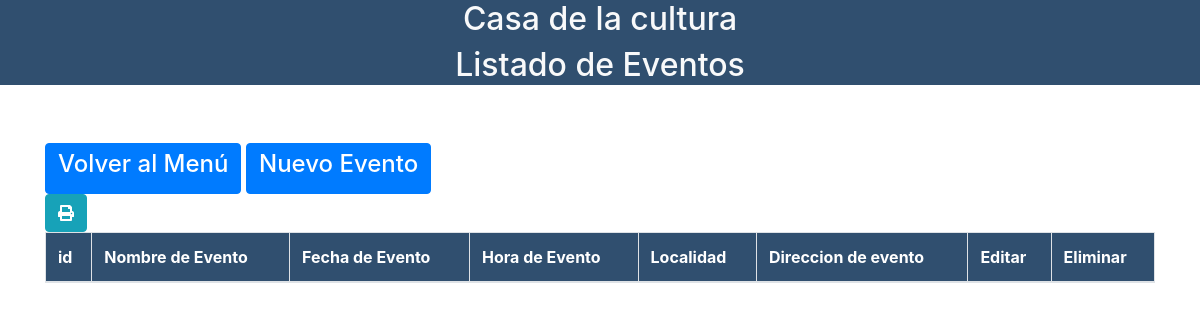
Before: /Ver_evento.php with the older database file.
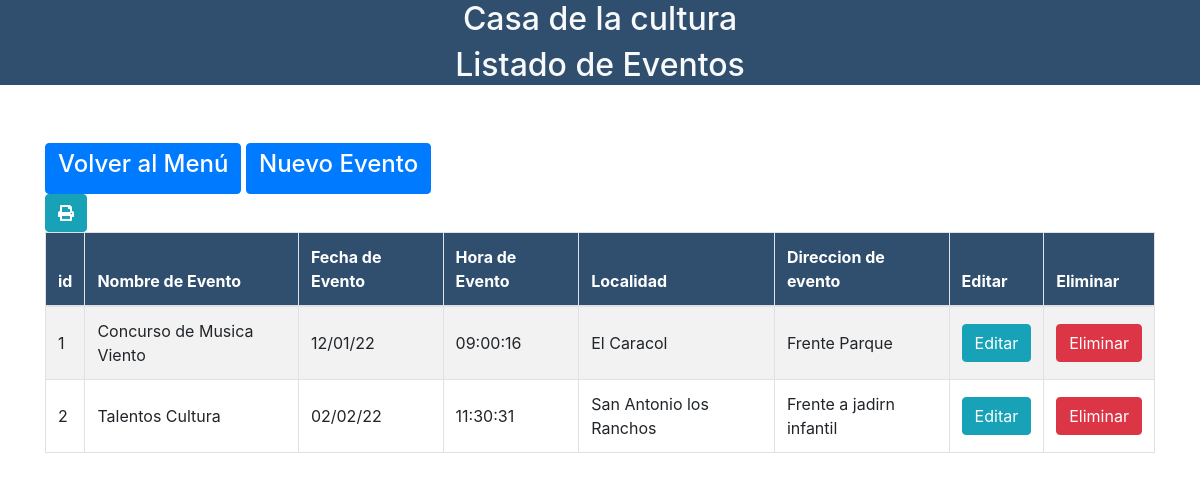
After: the same page with the newer database file.
### tables this page shows
CREATE TABLE `tb_eventos`  (
  `id_evento` int(11) NOT NULL AUTO_INCREMENT,
  `nombre_evento` varchar(100) NULL DEFAULT NULL,
  `fecha_evento` date NULL DEFAULT NULL,
  `hora_evento` time(0) NULL DEFAULT NULL,
  `direccion_evento` text NULL,
  `id_canton` int(11) NULL DEFAULT NULL,
  PRIMARY KEY (`id_evento`) USING BTREE,
  INDEX `fk_canton_eventos`(`id_canton`) USING BTREE,
  CONSTRAINT `fk_canton_eventos` FOREIGN KEY (`id_canton`) REFERENCES `tb_cantones` (`id_canton`) ON DELETE RESTRICT ON UPDATE RESTRICT
);

CREATE TABLE `tb_cantones`  (
  `id_canton` int(11) NOT NULL AUTO_INCREMENT,
  `nombre_canton` varchar(100) NULL DEFAULT NULL,
  `id_municipio` int(11) NULL DEFAULT NULL,
  PRIMARY KEY (`id_canton`) USING BTREE,
  INDEX `fk_municipio_canton`(`id_municipio`) USING BTREE,
  CONSTRAINT `fk_municipio_canton` FOREIGN KEY (`id_municipio`) REFERENCES `tb_municipios` (`id_municipio`) ON DELETE RESTRICT ON UPDATE RESTRICT
);

### Ver_evento.php (the view, shortened to what this page needs)
<?php
$con = conectar();
?>
<!doctype html>
<html lang="en">
<head>
    <link rel="stylesheet" href="tablas_css/bootstrap/css/bootstrap.min.css">
    <link rel="stylesheet" href="tablas_css/main.css">
    <link rel="stylesheet" type="text/css" href="tablas_css/datatables/datatables.min.css" />
    <link rel="stylesheet" type="text/css" href="tablas_css/datatables/DataTables-1.10.18/css/dataTables.bootstrap4.min.css">
    <link rel="stylesheet" href="https://use.fontawesome.com/releases/v5.8.2/css/all.css">
    <link rel="stylesheet" href="./vendor/sweetalert2/dist/sweetalert2.min.css">
</head>
<body>
    <header>
        <h2 class="text-center text-light">Casa de la cultura</h2>
        <h2 class="text-center text-light">Listado de Eventos</h2>
    </header>
    <div style="height:50px"></div>
    <div class="container">
        <a href="./menu_administrador.php" class="btn btn-primary">
            <h4> Volver al Menú </h4>
        </a>
        <a href="./FormRegistrarEvento.php" class="btn btn-primary">
            <h4> Nuevo Evento </h4>
        </a>
            <br>
        <a href="./reporte_eventos.php" class="btn btn-info">
        <i class="fa fa-print"></i>
        </a>
        <br>
        <div class="row">
            <div class="col-lg-12">
                <div class="table-responsive">
                    <table id="example" class="table table-striped table-bordered" cellspacing="0" width="100%">
                        <thead>
                            <tr>
                                <th>id</th>
                                <th>Nombre de Evento</th>
                                <th>Fecha de Evento</th>
                                <th>Hora de Evento</th>
                                <th>Localidad</th>
                                <th>Direccion de evento</th>
                                <th>Editar</th>
                                <th>Eliminar</th>
                            </tr>
                        </thead>
                        <tbody>
                        <?php
                                         $sql="SELECT
                                         c.nombre_canton,
                                         t.id_evento,
                                         t.nombre_evento,
                                         DATE_FORMAT(t.fecha_evento,'%d/%m/%y') AS fecha_evento,
                                         t.hora_evento,
                                         t.direccion_evento
                                     FROM
                                         tb_eventos AS t
                                         INNER JOIN
                                         tb_cantones AS c
                                         ON
                                             t.id_canton = c.id_canton ";
                                         $query=mysqli_query($con,$sql);
                                            while($row=mysqli_fetch_array($query)){
                                        ?>
                                            <tr>
                                                <td><?php  echo $row['id_evento']?></td>
                                                <td><?php  echo $row['nombre_evento']?></td>
                                                <td><?php  echo $row['fecha_evento']?></td>
                                                <td><?php  echo $row['hora_evento']?></td>
                                                <td><?php  echo $row['nombre_canton']?></td>
                                                <td><?php  echo $row['direccion_evento']?></td>
                                                <td><a href="FormActualizar_Evento.php?id=<?php echo $row['id_evento'] ?>" class="btn btn-info" >Editar</a></td>
                                                <td><a href="javascript:void(0)" class="btn btn-danger" id="delete_id" data-id="<?php echo $row['id_evento'] ?>">Eliminar</a></td>
                                            </tr>
                                        <?php
                                            }
                                        ?>
                        </tbody>
                    </table>
                </div>
            </div>
        </div>
    </div>
</body>
</html>

Changed rows visible on the page:
added tb_eventos: id_evento "1", nombre_evento "Concurso de Musica Viento", fecha_evento "12/01/22", hora_evento "09:00:16", id_canton.nombre_canton "El Caracol", direccion_evento "Frente Parque"
added tb_eventos: id_evento "2", nombre_evento "Talentos Cultura", fecha_evento "02/02/22", hora_evento "11:30:31", id_canton.nombre_canton "San Antonio los Ranchos", direccion_evento "Frente a jadirn infantil"
